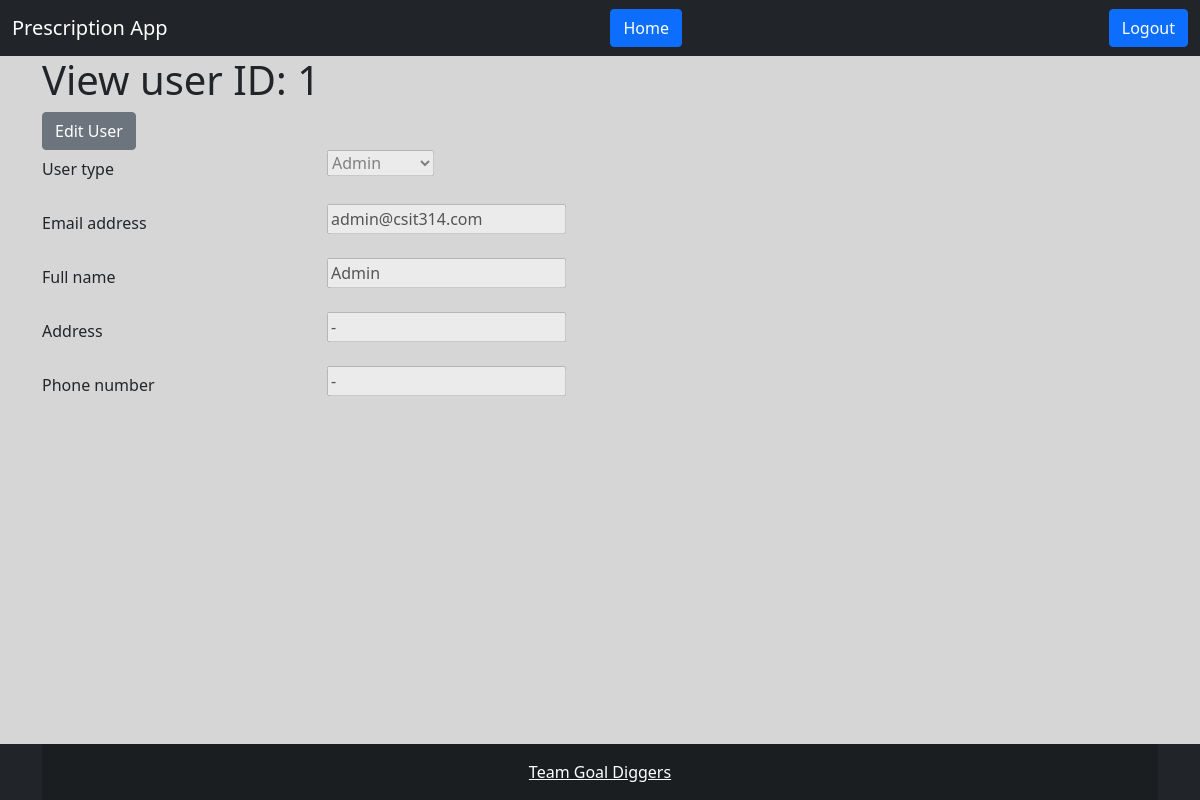
The app's page /user/view/1/ (signed in) with its own data.
### Accounts/models.py (models this page shows, shortened)
class CustomUser(AbstractBaseUser, PermissionsMixin):
    email = models.EmailField("email address", unique=True)
    is_staff = models.BooleanField(default=False)
    is_active = models.BooleanField(default=True)
    user_type = models.CharField(max_length=20, choices=USER_TYPES, default='patient')
    full_name = models.CharField(max_length=200)
    phone_number = models.CharField(max_length=10, unique=True)
    address = models.CharField(max_length=200)
    USERNAME_FIELD = "email"
    REQUIRED_FIELDS = []
    objects = CustomUserManager()
    class Meta:
        verbose_name = 'User'
        verbose_name_plural = 'Users'

### PrescriptionApp/views.py (the view)
# urls.py: path('user/view/<int:pk>/', views.ViewUser.as_view(), name='view_user'),
class ViewUser(LoginRequiredMixin, UpdateView):
	login_url = '/login/'
	template_name = 'admin/view_user.html'
	model = CustomUser
	form_class = ViewUserForm
	success_url = '/'
	def get(self, request, *args, **kwargs):
		if request.user.is_authenticated:
			if request.user.user_type != 'admin':
				print('view page: user is not admin')
				return redirect('home')
		return super().get(request, *args, **kwargs)

### Accounts/forms.py
class ViewUserForm(UserChangeForm):
    class Meta:
        model = CustomUser
        fields = ["user_type", "email", "full_name", "phone_number", "address", ]
    user_type = forms.ChoiceField(choices=USER_TYPES, disabled=True)
    email = forms.EmailField(label="Email address", disabled=True)
    full_name = forms.CharField(disabled=True)
    phone_number = forms.CharField(disabled=True)
    address = forms.CharField(disabled=True)

### templates/admin/view_user.html (shortened to what this page needs)
{% extends 'non_home.html' %}
{% block content %}
	<div class="container">
		<h1>View user ID: {{ object.pk }}</h1>
		<form method="post">
      <a href="{% url 'edit_user' pk=object.pk %}" class="btn btn-secondary">Edit User</a>
      {% include 'field_and_label.html' with id=form.user_type.auto_id    label=form.user_type.label    field=form.user_type    field_errors=form.user_type.errors %}
      {% include 'field_and_label.html' with id=form.email.auto_id        label=form.email.label        field=form.email        field_errors=form.email.errors %}
      {% include 'field_and_label.html' with id=form.full_name.auto_id    label=form.full_name.label    field=form.full_name    field_errors=form.full_name.errors %}
      {% include 'field_and_label.html' with id=form.address.auto_id      label=form.address.label      field=form.address      field_errors=form.address.errors %}
      {% include 'field_and_label.html' with id=form.phone_number.auto_id label=form.phone_number.label field=form.phone_number field_errors=form.phone_number.errors %}
		</form>
	</div>
{% endblock %}
{% block script %}
  {% load static %}
{% endblock %}

### templates/field_and_label.html (shortened to what this page needs)
<div class="row mb-3">
  <label for="{{ id }}" class="col-sm-3 col-form-label" {{ disabled }}>{{ label }}</label>
  <div class="col-sm-9">
    {{ field }}
  </div>
</div>

### records on screen
CustomUser: pk "1", user_type "Admin", email "admin@csit314.com", full_name "Admin", address "-", phone_number "-"

### other values on screen
{{ label }} "User type Email address Full name Address Phone number"
